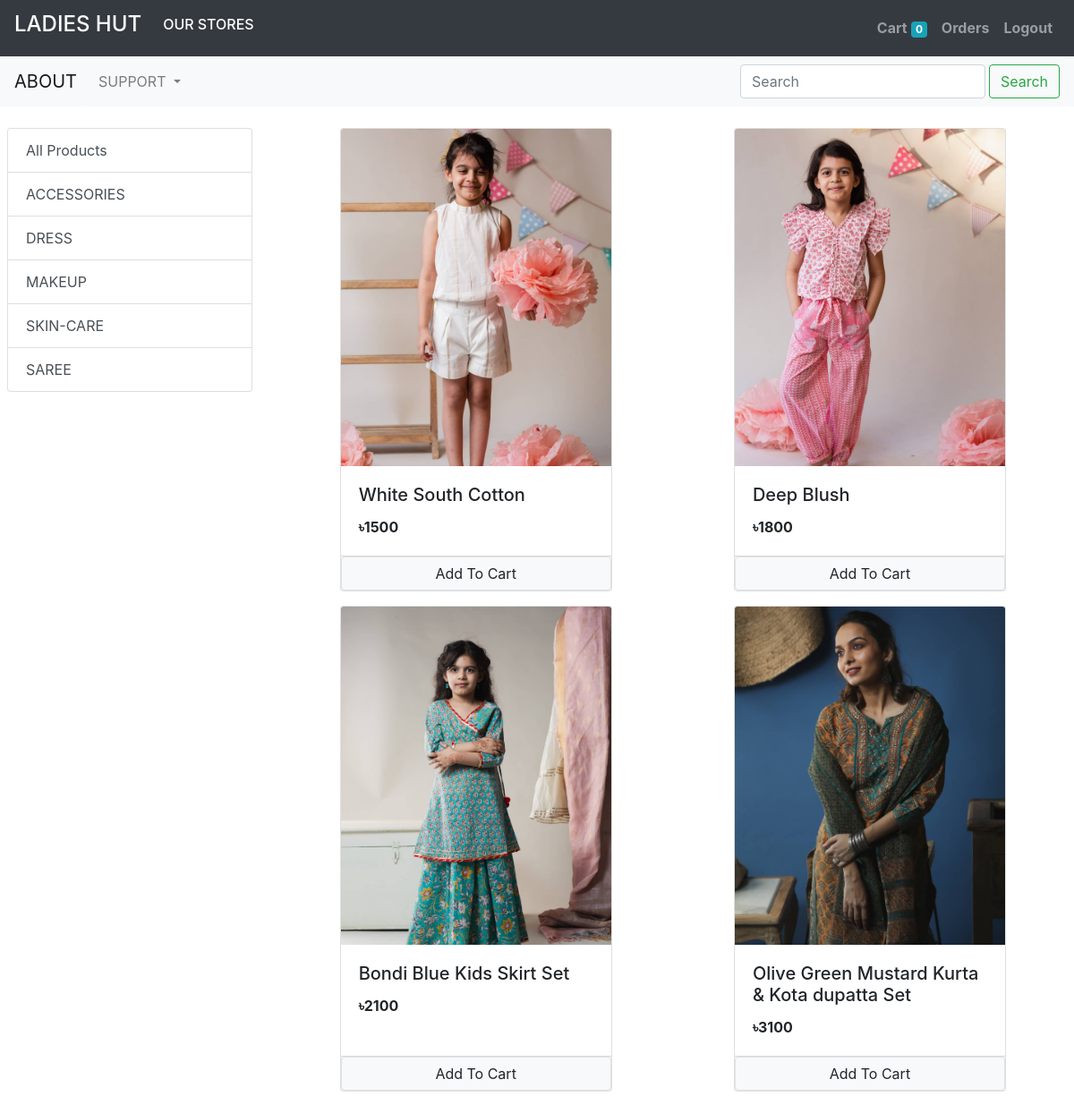
/?category=2 (signed in), run on the app's committed database.
### store/models/category.py (models this page shows, shortened)
class Category(models.Model):
    name = models.CharField(max_length=20)
    @staticmethod
    def get_all_categories():
        return Category.objects.all()

### store/models/products.py (models this page shows, shortened)
class Product(models.Model):
    name = models.CharField(max_length=50)
    price = models.IntegerField(default=0)
    category = models.ForeignKey(Category, on_delete=models.CASCADE, default=1)
    description = models.CharField(max_length=200, default='', null=True, blank=True)
    image = models.ImageField(upload_to='uploads/products/')
    @staticmethod
    def get_all_products_by_categoryid(category_id):
        if category_id:
            return Product.objects.filter(category = category_id)
        else:
            return Product.get_all_products()

### store/views/home.py (the view, shortened to what this page needs)
# urls.py: path('',  Index.as_view(), name='homepage'),
class Index(View):
    def get(self, request):
        slide = Slider.get_all_sliders()
        prod = None
        cat = Category.get_all_categories()
        categoryID = request.GET.get('category')
        if categoryID:
            prod = Product.get_all_products_by_categoryid(categoryID)
        else:
            prod = Product.get_all_products()
        data = {}
        data['sliders'] = slide
        data['products'] = prod
        data['categories'] = cat
        print('you are :',request.session.get('email'))
        return render(request, 'index.html' , data)

### store/models/slider.py (called while the page is built)
    @staticmethod
    def get_all_sliders():
        return Slider.objects.all()

### store/templatetags/custom_filter.py (called while the page is built)
@register.filter(name='currency')
def currency(number):
    return "৳"+str(number)

### store/templates/index.html (shortened to what this page needs)
{% extends 'base.html' %}
{% block content %}
{% load cart %}
{% load custom_filter %}
<div class="mt-2">
    <div id="carouselExampleControls" class="carousel slide mx-auto" data-ride="carousel">
        <a class="carousel-control-prev" href="#carouselExampleControls" role="button" data-slide="prev">
            <span class="carousel-control-prev-icon" aria-hidden="true"></span>
        </a>
        <a class="carousel-control-next" href="#carouselExampleControls" role="button" data-slide="next">
            <span class="carousel-control-next-icon" aria-hidden="true"></span>
        </a>
    </div>
</div>
<div class="m-2 mt-3">
    <div class="row">
        <div class="col-lg-3 mx-auto">
            <div class="list-group">
                <a href="/" class="list-group-item list-group-item-action">
                    All Products
                </a>
                {% for category in categories %}
                <a href="/?category={{category.id}}" class="list-group-item list-group-item-action">
                    {{category.name}}
                </a>
                {% endfor %}
            </div>
        </div>
        <div id="products" class="col-lg-9 mx-auto">
            <div class="row mx-auto">
                {% for product in products %}
                <div class="card mx-auto mb-3" id={{product.id}} style="width: 19rem;">
                    <img src="{{product.image.url}}" class="card-img-top" alt="...">
                    <div class="card-body">
                        <h5 class="card-title">{{product.name}}</h5>
                        <p class="card-text"><b>{{product.price|currency}}</b></p>
                    </div>
                    <div class="card-footer p-0">
                        {% if product|is_in_cart:request.session.cart %}
                        <div class="row m-0 no-gutters">
                            <form action="/#{{product.id}}" class="col-2" method="POST">
                                {% csrf_token %}
                                <input hidden type="text" name='product' value='{{product.id}}'>
                                <input hidden type="text" name='remove' value='True'>
                                <input type="submit" value="-" class="btn btn-block btn-secondary">
                            </form>
                            <div class="text-center col">{{product|cart_quantity:request.session.cart}} in Cart</div>
                            <form action="/#{{product.id}}" class="col-2" method="POST">
                                {% csrf_token %}
                                <input hidden type="text" name='product' value='{{product.id}}'>
                                <input type="submit" value="+" class="btn btn-block btn-secondary">
                            </form>
                        </div>
                        {% else %}
                        <form action="/#{{product.id}}" method="POST" class="btn-block">
                            <input type="submit" class="float-right btn btn-light border form-control"
                                value="Add To Cart">
                        </form>
                        {% endif %}
                    </div>
                </div>
                {% endfor %}
            </div>
        </div>
    </div>
</div>
{% endblock %}

### data on the page
Category: name "ACCESSORIES"
Category: name "DRESS"
Category: name "MAKEUP"
Category: name "SKIN-CARE"
Category: name "SAREE"
Product: {{ product.id }} 1 (drawn), image (picture), name "White South Cotton", price "৳1500"
Product: image (picture), name "Deep Blush", price "৳1800"
Product: image (picture), name "Bondi Blue Kids Skirt Set", price "৳2100"
Product: image (picture), name "Olive Green Mustard Kurta & Kota dupatta Set", price "৳3100"

### other printed values
{{ request.session.cart.keys|length }} "0"
